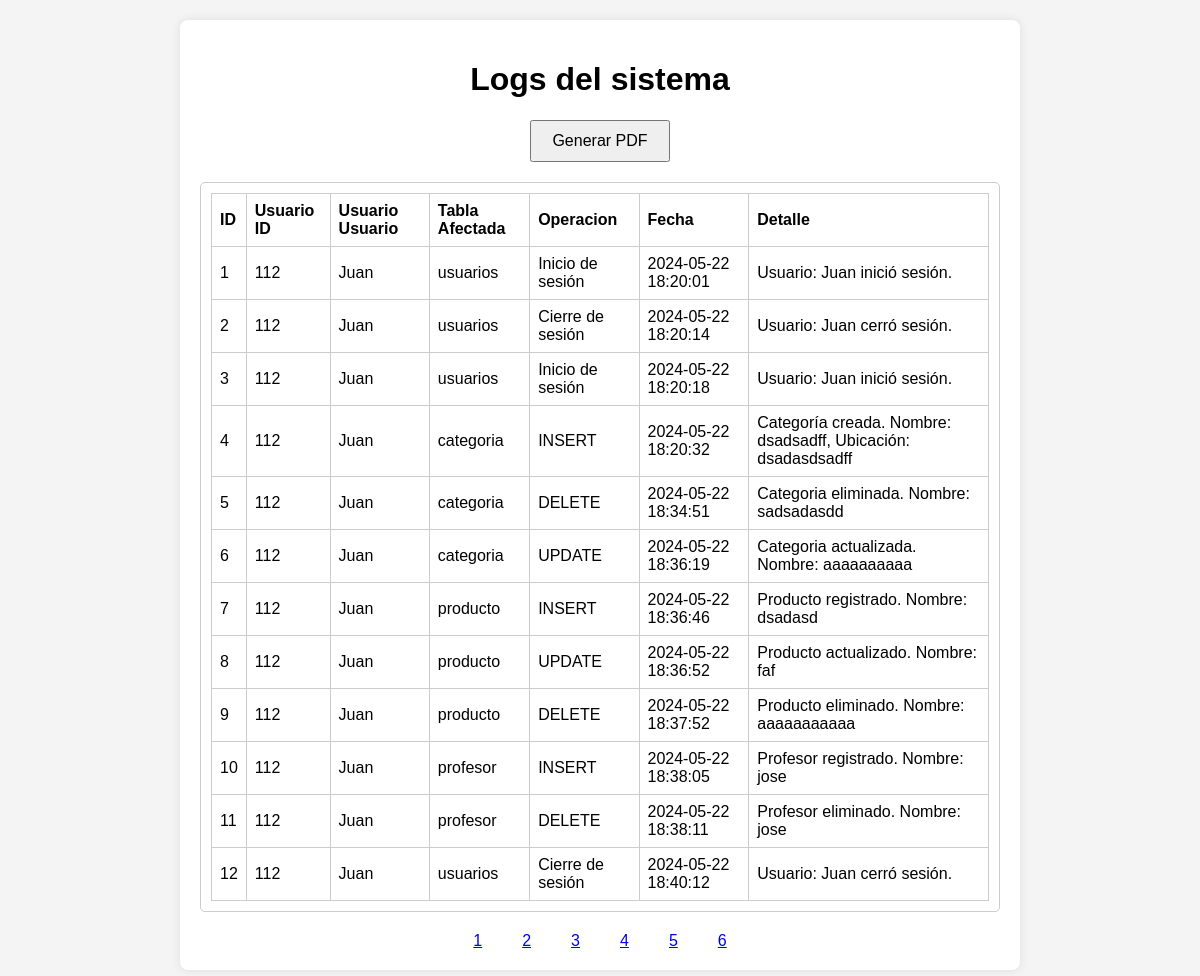
The app's page /vistas/ver_logs.php with its own data.
### tables this page shows
CREATE TABLE `auditoria` (
  `id` int(11) NOT NULL AUTO_INCREMENT,
  `usuario_id` int(11) DEFAULT NULL,
  `usuario_usuario` varchar(20) DEFAULT NULL,
  `tabla_afectada` varchar(255) DEFAULT NULL,
  `operacion` varchar(50) DEFAULT NULL,
  `fecha` timestamp NOT NULL DEFAULT current_timestamp(),
  `detalle` text DEFAULT NULL,
  PRIMARY KEY (`id`)
);

### vistas/ver_logs.php (the view, shortened to what this page needs)
<!DOCTYPE html>
<html lang="es">
<head>
</head>
<body>
    <div class="container">
        <h1 class="title has-text-centered">Logs del sistema</h1>
        <div class="button-container">
            <form action="generar_pdf.php" method="post">
                <button type="submit" name="generate_pdf" class="button is-link is-rounded is-small">Generar PDF</button>
            </form>
        </div>
        <?php
        function mostrarLogsDesdeBD($pagina, $registrosPorPagina) {
            $hostname = 'localhost';
            $username = 'root';
            $password = '';
            $database = 'pdo';
            $conn = new mysqli($hostname, $username, $password, $database);
            $offset = ($pagina - 1) * $registrosPorPagina;
            $sql = "SELECT * FROM auditoria LIMIT $offset, $registrosPorPagina";
            $result = $conn->query($sql);
            if ($result->num_rows > 0) {
                echo '<div class="log-container">';
                echo '<table>';
                echo '<tr><th>ID</th><th>Usuario ID</th><th>Usuario Usuario</th><th>Tabla Afectada</th><th>Operacion</th><th>Fecha</th><th>Detalle</th></tr>';
                while ($row = $result->fetch_assoc()) {
                    echo '<tr>';
                    echo '<td>' . htmlspecialchars($row['id']) . '</td>';
                    echo '<td>' . htmlspecialchars($row['usuario_id']) . '</td>';
                    echo '<td>' . htmlspecialchars($row['usuario_usuario']) . '</td>';
                    echo '<td>' . htmlspecialchars($row['tabla_afectada']) . '</td>';
                    echo '<td>' . htmlspecialchars($row['operacion']) . '</td>';
                    echo '<td>' . htmlspecialchars($row['fecha']) . '</td>';
                    echo '<td>' . htmlspecialchars($row['detalle']) . '</td>';
                    echo '</tr>';
                }
                echo '</table>';
                echo '</div>';
            } else {
                echo '<p>No se encontraron registros en la base de datos.</p>';
            }
        }
        function obtenerTotalRegistros() {
            $hostname = 'localhost';
            $username = 'root';
            $password = '';
            $database = 'pdo';
            $conn = new mysqli($hostname, $username, $password, $database);
            $sql = "SELECT COUNT(*) AS total FROM auditoria";
            $result = $conn->query($sql);
            $total = 0;
            if ($result->num_rows > 0) {
                $row = $result->fetch_assoc();
                $total = $row['total'];
            }
            return $total;
        }
        $pagina = isset($_GET['pagina']) ? (int)$_GET['pagina'] : 1;
        $registrosPorPagina = 12;
        $totalRegistros = obtenerTotalRegistros();
        $Npaginas = ceil($totalRegistros / $registrosPorPagina);
        $url = 'index.php?vista=ver_logs&pagina=';
        $botones = 5;
        mostrarLogsDesdeBD($pagina, $registrosPorPagina);
        echo '<div class="button-container">';
        for ($i = max(1, $pagina - $botones); $i <= min($pagina + $botones, $Npaginas); $i++) {
            echo '<a href="' . $url . $i . '" class="button">' . $i . '</a>';
        }
        echo '</div>';
        ?>
    </div>
</body>
</html>

### vistas/ver_logs.php (style rules this page uses)
body { font-family: Arial, sans-serif; margin: 0; padding: 0; background-color: #F4F4F4; text-align: center; }
h1 { text-align: center; }
.container { max-width: 800px; margin: 20px auto; padding: 20px; background-color: #FFFFFF; border-radius: 8px; box-shadow: 0 0 10px rgba(0, 0, 0, 0.1); }
.log-container { padding: 10px; border: 1px solid #ccc; border-radius: 5px; overflow: auto; margin-top: 20px; }
table { width: 100%; border-collapse: collapse; }
table, th, td { border: 1px solid #ccc; }
th, td { padding: 8px; text-align: left; }
.button-container { text-align: center; margin-top: 20px; }
.button { padding: 10px 20px; font-size: 16px; }

### records on screen
auditoria: id "1", usuario "112", usuario_usuario "Juan", tabla_afectada "usuarios", operacion "Inicio de sesión", fecha "2024-05-22 18:20:01", detalle "Usuario: Juan inició sesión."
auditoria: id "2", usuario "112", usuario_usuario "Juan", tabla_afectada "usuarios", operacion "Cierre de sesión", fecha "2024-05-22 18:20:14", detalle "Usuario: Juan cerró sesión."
auditoria: id "3", usuario "112", usuario_usuario "Juan", tabla_afectada "usuarios", operacion "Inicio de sesión", fecha "2024-05-22 18:20:18", detalle "Usuario: Juan inició sesión."
auditoria: id "4", usuario "112", usuario_usuario "Juan", tabla_afectada "categoria", operacion "INSERT", fecha "2024-05-22 18:20:32", detalle "Categoría creada. Nombre: dsadsadff, Ubicación: dsadasdsadff"
auditoria: id "5", usuario "112", usuario_usuario "Juan", tabla_afectada "categoria", operacion "DELETE", fecha "2024-05-22 18:34:51", detalle "Categoria eliminada. Nombre: sadsadasdd"
auditoria: id "6", usuario "112", usuario_usuario "Juan", tabla_afectada "categoria", operacion "UPDATE", fecha "2024-05-22 18:36:19", detalle "Categoria actualizada. Nombre: aaaaaaaaaa"
auditoria: id "7", usuario "112", usuario_usuario "Juan", tabla_afectada "producto", operacion "INSERT", fecha "2024-05-22 18:36:46", detalle "Producto registrado. Nombre: dsadasd"
auditoria: id "8", usuario "112", usuario_usuario "Juan", tabla_afectada "producto", operacion "UPDATE", fecha "2024-05-22 18:36:52", detalle "Producto actualizado. Nombre: faf"
auditoria: id "9", usuario "112", usuario_usuario "Juan", tabla_afectada "producto", operacion "DELETE", fecha "2024-05-22 18:37:52", detalle "Producto eliminado. Nombre: aaaaaaaaaaa"
auditoria: id "10", usuario "112", usuario_usuario "Juan", tabla_afectada "profesor", operacion "INSERT", fecha "2024-05-22 18:38:05", detalle "Profesor registrado. Nombre: jose"
auditoria: id "11", usuario "112", usuario_usuario "Juan", tabla_afectada "profesor", operacion "DELETE", fecha "2024-05-22 18:38:11", detalle "Profesor eliminado. Nombre: jose"
auditoria: id "12", usuario "112", usuario_usuario "Juan", tabla_afectada "usuarios", operacion "Cierre de sesión", fecha "2024-05-22 18:40:12", detalle "Usuario: Juan cerró sesión."
